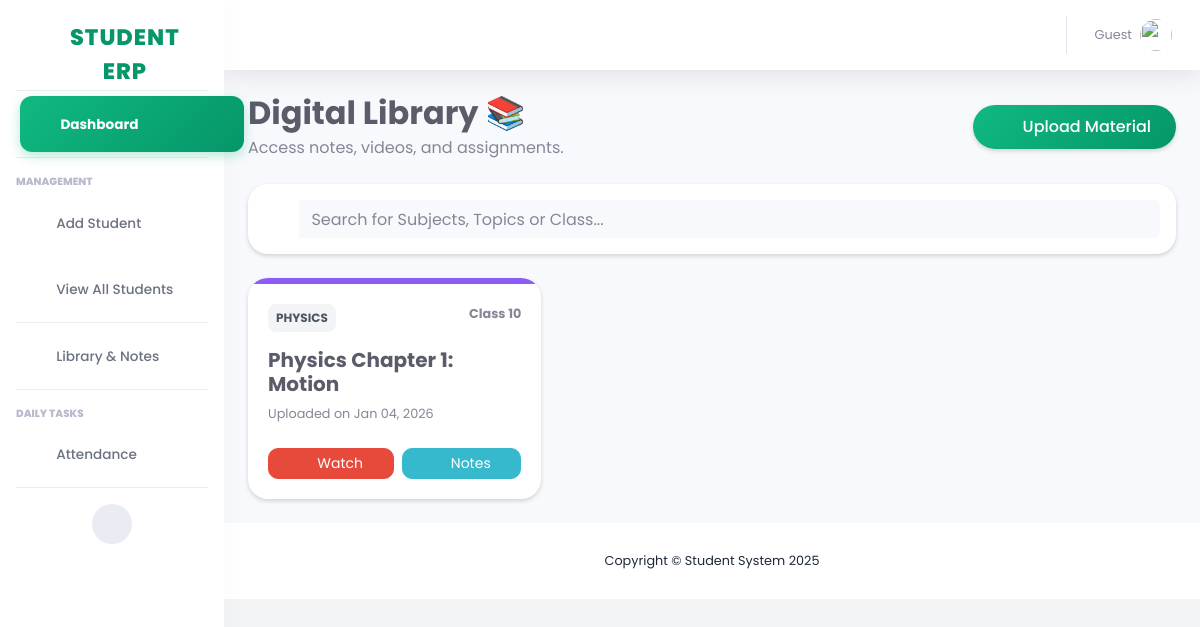
/library/, run on the app's committed database.
### members/models.py (models this page shows, shortened)
class StudyMaterial(models.Model):
    SUBJECT_CHOICES = [
        ('Maths', 'Mathematics'),
        ('Physics', 'Physics'),
        ('Chemistry', 'Chemistry'),
        ('Biology', 'Biology'),
        ('English', 'English'),
    ]
    CLASS_CHOICES = [
        ('10', 'Class 10'),
        ('11', 'Class 11'),
        ('12', 'Class 12'),
    ]
    title = models.CharField(max_length=255)
    subject = models.CharField(max_length=50, choices=SUBJECT_CHOICES)
    class_name = models.CharField(max_length=10, choices=CLASS_CHOICES, verbose_name="Class")
    pdf_file = models.FileField(upload_to='materials/pdfs/', blank=True, null=True)
    video_link = models.URLField(blank=True, null=True, help_text="Paste YouTube Video Link here")
    created_at = models.DateTimeField(auto_now_add=True)

### members/views.py (the view)
# urls.py: path('library/', views.library, name='library'),
def library(request):
    materials = StudyMaterial.objects.all().order_by('-created_at')
    return render(request, 'library.html', {'materials': materials})

### members/templates/library.html (shortened to what this page needs)
{% extends "master.html" %}
{% load static %}
{% block content %}
<div class="d-flex align-items-center justify-content-between mb-4 mt-3">
    <div>
        <h1 class="h2 mb-1 text-gray-800" style="font-weight: 700;">Digital Library 📚</h1>
        <p class="text-muted mb-0">Access notes, videos, and assignments.</p>
    </div>
    <a href="/admin/members/studymaterial/add/" target="_blank" class="btn btn-primary shadow-sm">
        <i class="fas fa-cloud-upload-alt mr-2"></i> Upload Material
    </a>
</div>
<div class="card mb-4 shadow-sm border-0">
    <div class="card-body p-3">
        <div class="input-group">
            <div class="input-group-prepend">
                <span class="input-group-text bg-transparent border-0"><i class="fas fa-search text-gray-400"></i></span>
            </div>
            <input type="text" id="librarySearch" class="form-control border-0 bg-light small" placeholder="Search for Subjects, Topics or Class..." aria-label="Search">
        </div>
    </div>
</div>
<div class="row" id="libraryItems">
    {% for item in materials %}
    <div class="col-xl-4 col-md-6 mb-4 library-card">
        <div class="card h-100 border-0 shadow-sm" style="transition: transform 0.3s; border-radius: 20px; overflow: hidden;">
           <div style="height: 6px; background: {% if item.subject|lower == 'maths' %}#3b82f6{% elif item.subject|lower == 'physics' %}#8b5cf6{% elif item.subject|lower == 'chemistry' %}#ef4444{% else %}#10b981{% endif %};"></div>
            <div class="card-body">
                <div class="d-flex justify-content-between align-items-start mb-3">
                    <span class="badge badge-light text-uppercase font-weight-bold p-2" style="background: #f3f4f6; color: #4b5563; border-radius: 8px;">
                        {{ item.subject }}
                    </span>
                    <span class="small text-muted font-weight-bold">Class {{ item.class_name }}</span>
                </div>
                <h5 class="font-weight-bold text-gray-800 mb-2">{{ item.title }}</h5>
                <p class="small text-muted mb-4">Uploaded on {{ item.created_at|date:"M d, Y" }}</p>
                <div class="d-flex mt-auto">
                    {% if item.video_link %}
                    <a href="{{ item.video_link }}" target="_blank" class="btn btn-danger btn-sm flex-fill mr-2" style="border-radius: 10px;">
                        <i class="fab fa-youtube mr-1"></i> Watch
                    </a>
                    {% endif %}
                    {% if item.pdf_file %}
                    <a href="{{ item.pdf_file.url }}" target="_blank" class="btn btn-info btn-sm flex-fill" style="border-radius: 10px;">
                        <i class="fas fa-file-pdf mr-1"></i> Notes
                    </a>
                    {% endif %}
                </div>
            </div>
        </div>
    </div>
    {% endfor %}
</div>
{% endblock %}

### members/templates/master.html (style rules this page uses)
body { font-family: 'Poppins', sans-serif !important; background-color: #f3f4f6; background-image: radial-gradient(at 0% 0%, rgba(16, 185, 129, 0.1) 0px, transparent 50%), radial-gradient(at 100% 0%, rgba(59, 130, 246, 0.1) 0px, transparent 50%); background-attachment: fixed; color: #1f2937; }
.card { background: #ffffff; border: none; border-radius: 20px; box-shadow: 0 10px 30px -5px rgba(0, 0, 0, 0.05); transition: transform 0.2s; overflow: hidden; }
.card::after { content: ''; position: absolute; top: 0; left: 0; width: 100%; height: 4px; background: linear-gradient(90deg, #10b981, #3b82f6); opacity: 0; transition: opacity 0.3s; }
.btn-primary { background: linear-gradient(135deg, #10b981 0%, #059669 100%); border: none; border-radius: 50px; padding: 10px 25px; font-weight: 500; box-shadow: 0 4px 15px rgba(16, 185, 129, 0.4); transition: all 0.3s; }

### data on the page
StudyMaterial: subject "PHYSICS", class_name "10", title "Physics Chapter 1: Motion", created_at "Jan 04, 2026"
